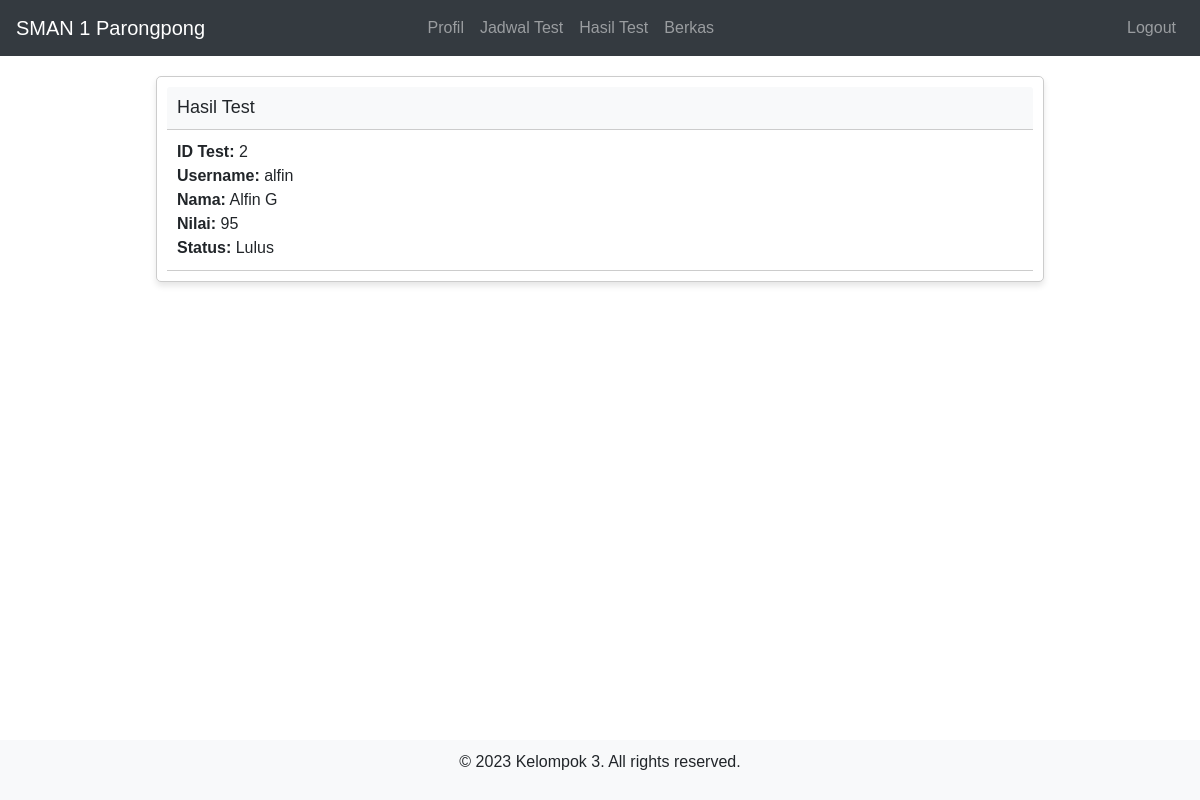
Page /hasil_test_peserta.php (signed in) on the committed database.
### tables this page shows
CREATE TABLE `test` (
  `id_test` int(5) NOT NULL,
  `username` varchar(50) NOT NULL,
  `nama_lengkap` varchar(20) NOT NULL,
  `nilai_test` int(5) NOT NULL,
  `status` varchar(20) NOT NULL
);

### hasil_test_peserta.php (the view, shortened to what this page needs)
<!DOCTYPE html>
<html>
<head>
    <link rel="stylesheet" href="https://stackpath.bootstrapcdn.com/bootstrap/4.5.0/css/bootstrap.min.css">
</head>
<body>
     <nav class="navbar navbar-expand-md bg-dark navbar-dark">
        <a class="navbar-brand" href="Dashboard_peserta.php">SMAN 1 Parongpong</a>
        <div class="collapse navbar-collapse" id="collapsibleNavbar">
            <ul class="navbar-nav mx-auto">
                <li class="nav-item">
                    <a class="nav-link" href="profil_peserta.php">Profil</a>
                </li>
                <li class="nav-item">
                    <a class="nav-link" href="jadwal_peserta.php">Jadwal Test</a>
                </li>
                <li class="nav-item">
                    <a class="nav-link" href="hasil_test_peserta.php">Hasil Test</a>
                </li>
                <li class="nav-item">
                    <a class="nav-link" href="berkas_peserta.php">Berkas</a>
                </li>
            </ul>
            <ul class="navbar-nav ml-auto">
                <li class="nav-item">
                    <a class="nav-link" href="logout.php">Logout</a>
                </li>
            </ul>
        </div>
    </nav>
    <div class="container">
        <div class="card-container">
            <div class="card">
                <div class="card-header">
                    <h2 class="card-title">Hasil Test</h2>
                </div>
                <div class="card-body">
                    <?php
                    include "koneksi.php";
                    $username = $_SESSION['username'];
                    $peserta = mysqli_query($koneksi,"SELECT * FROM test WHERE username = '$username'");
                    $data_peserta = mysqli_fetch_assoc($peserta);
                    ?>
                    <?php
                    if ($data_peserta) {
                        ?>
                    <div class="profile-card">
                        <div>
                            <span>ID Test:</span> <?php echo $data_peserta["id_test"];?><br>
                            <span>Username:</span> <?php echo $data_peserta["username"];?><br>
                            <span>Nama:</span> <?php echo $data_peserta["nama_lengkap"];?><br>
                            <span>Nilai:</span> <?php echo $data_peserta["nilai_test"];?><br>
                            <span>Status:</span> <?php echo $data_peserta["status"];?><br>
                        </div>
                        <?php
                    } else {
                        echo "Hasil belum ada.";
                    }
                    ?>
                    </div>
                </div>
            </div>
        </div>
    </div>
    <div class="footer">
        <p>&copy; 2023 Kelompok 3. All rights reserved.</p>
    </div>
</body>
</html>

### hasil_test_peserta.php (style rules this page uses)
body { font-family: Arial, sans-serif; }
.footer { position: fixed; width: 100%; bottom: 0; background-color: #f8f9fa; padding: 10px 0; text-align: center; }
.container { display: flex; justify-content: center; align-items: center; flex-direction: column; }
.card-container { width: 80%; margin-top: 20px; }
.card { border: 1px solid #ccc; border-radius: 5px; padding: 10px; margin-bottom: 10px; background-color: #fff; box-shadow: 0 4px 6px rgba(0, 0, 0, 0.1); }
.card-header { display: flex; justify-content: space-between; align-items: center; background-color: #f8f9fa; padding: 10px; border-bottom: 1px solid #ccc; }
.card-title { margin: 0; font-size: 18px; }
.card-body { padding: 0; }
.profile-card { padding: 10px; display: flex; justify-content: space-between; align-items: center; border-bottom: 1px solid #ccc; }
.profile-card span { font-weight: bold; }

### rows in the picture
test: id_test "2", username "alfin", nama_lengkap "Alfin G", nilai_test "95", status "Lulus"
